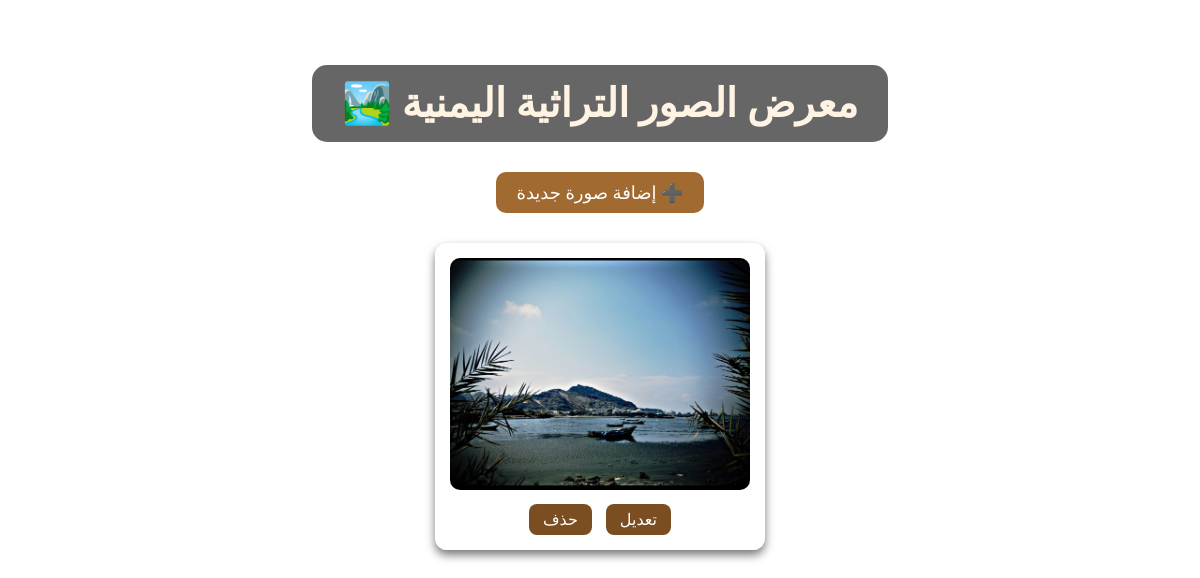
Page /home/gallery/ on the earlier database version.
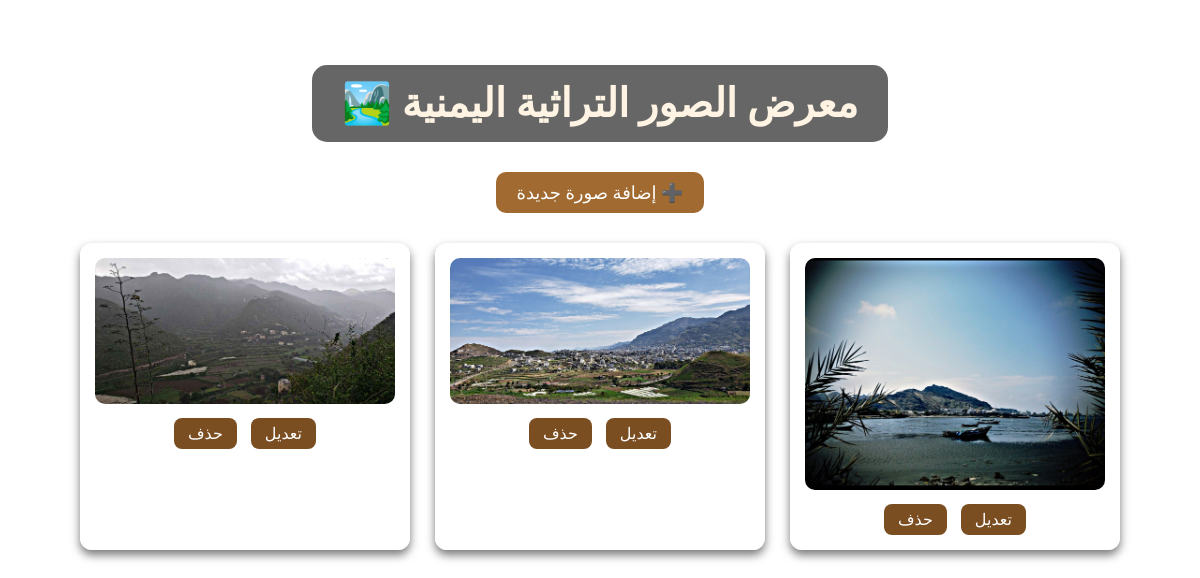
Same page on the later database version.
### home/models.py (models this page shows, shortened)
class YemeniImage(models.Model):
    name = models.CharField(max_length=100)
    image = models.ImageField(upload_to='images/')

### home/views.py (the view)
# urls.py: path('gallery/', views.gallery, name='gallery'),
def gallery(request):
    images = YemeniImage.objects.all()
    return render(request, 'home/gallery.html', {'images': images})

### home/templates/home/gallery.html (shortened to what this page needs)
{% load static %}
<!DOCTYPE html>
<html lang="ar">
<head>
</head>
<body>
  <h1>معرض الصور التراثية اليمنية 🏞️</h1>
  <div>
    <a href="{% url 'home:add_image' %}" class="add-link">➕ إضافة صورة جديدة</a>
  </div>
  <div class="gallery">
    {% for image in images %}
    <div class="image-box">
      <img src="{{ image.image.url }}" alt="صورة تراثية">
      <div class="btns">
        <a href="{% url 'home:edit_image' image.id %}">تعديل</a>
        <a href="{% url 'home:delete_image' image.id %}">حذف</a>
      </div>
    </div>
    {% empty %}
    <p>لا توجد صور بعد. أضف أول صورة!</p>
    {% endfor %}
  </div>
</body>
</html>

Differences in the rows shown:
added YemeniImage: image (picture)
added YemeniImage: image (picture)
